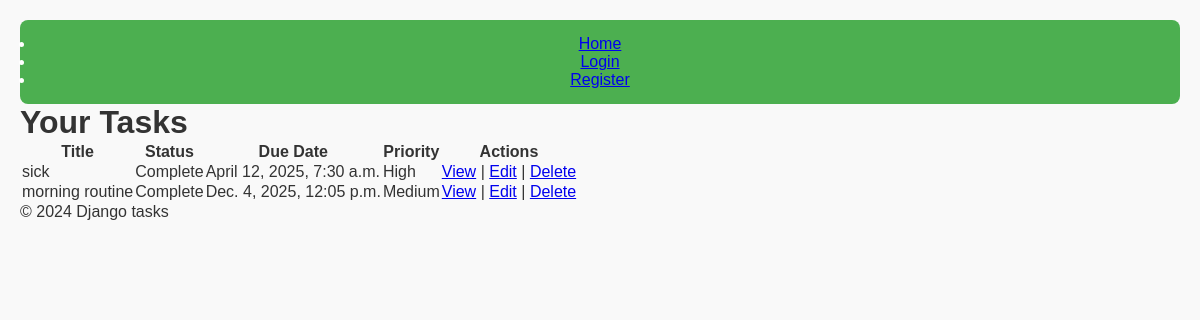
The page /tasks/ (signed in) on the database as committed earlier.
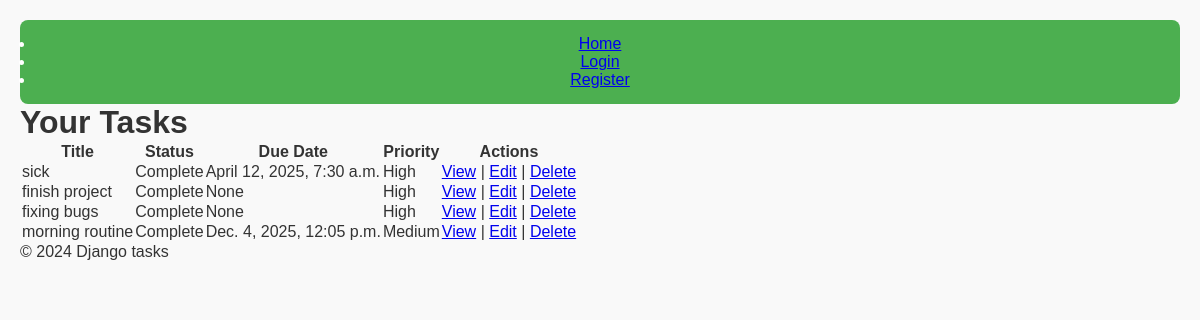
The same page on the database as committed later.
### tasks/models.py (models this page shows, shortened)
class Task(models.Model):
    PRIORITY_CHOICES = [
        ('LOW', 'Low'),
        ('MEDIUM', 'Medium'),
        ('HIGH', 'High'),
    ]
    STATUS_CHOICES = [
        ('COMPLETE', 'Complete'),
        ('INCOMPLETE', 'Incomplete'),
    ]
    title = models.CharField(max_length=200)
    description = models.TextField(blank=True, null=True)
    status = models.CharField(max_length=10,choices= STATUS_CHOICES ,default='INCOMPLETE')
    due_date = models.DateTimeField(blank=True, null=True)
    priority = models.CharField(max_length=10,choices=PRIORITY_CHOICES,default='MEDIUM')
    user = models.ForeignKey( CustomUser, on_delete=models.CASCADE, related_name='tasks')
    created_at = models.DateTimeField(auto_now_add=True)
    updated_at = models.DateTimeField(auto_now=True)
    class Meta:
        ordering = ['priority','-due_date']  #tasks first by priority then date due
    def status_display(self):
        return "Complete" if self.status else "Incomplete"

### tasks/views.py (the view)
# urls.py: path('', task_list, name='task_list'),
@login_required
def task_list(request):                           #list all created tasks
    tasks = Task.objects.filter(user=request.user)# Filter tasks for the logged-in user
    return render(request, 'tasks/task_list.html', {'tasks': tasks})

### tasks/authentications.py (called while the page is built)
    def get_user(self, user_id):
        User = get_user_model()
        try:
            return User.objects.get(pk=user_id)  # Retrieve user by ID
        except User.DoesNotExist:
            return None                          # Return None if the user is not found

### tasks/templates/tasks/task_list.html
{% extends 'tasks/base.html' %}
{% block content %}
  <h1>Your Tasks</h1>
  <table>
    <thead>
      <tr>
        <th>Title</th>
        <th>Status</th>
        <th>Due Date</th>
        <th>Priority</th>
        <th>Actions</th>
      </tr>
    </thead>
    <tbody>
      {% for task in tasks %}
        <tr>
          <td>{{ task.title }}</td>
          <td>{{ task.status_display }}</td>
          <td>{{ task.due_date }}</td>
          <td>{{ task.get_priority_display }}</td>
          <td>
            <a href="{% url 'task_detail' task.pk %}">View</a> |
            <a href="{% url 'task_update' task.pk %}">Edit</a> |
            <a href="{% url 'task_delete' task.pk %}">Delete</a>
          </td>
        </tr>
      {% empty %}
        <tr>
          <td colspan="5">No tasks available.</td>
        </tr>
      {% endfor %}
    </tbody>
  </table>
{% endblock %}

### tasks/templates/tasks/base.html (shortened to what this page needs)
<!DOCTYPE html>
<html lang="en">
<head>
    {% load static %}
    <link rel="stylesheet" type="text/css" href="{% static 'css/tasks.css' %}">
</head>
<body>
    <header>
        <nav>
            <ul>
                <li><a href="{% url 'home' %}">Home</a></li>
                <li><a href="{% url 'login' %}">Login</a></li>
                <li><a href="{% url 'register' %}">Register</a></li>
            </ul>
        </nav>
    </header>
    <div class="content">
        {% block content %}
        {% endblock %}
    </div>
    <footer>
        <p>&copy; 2024 Django tasks</p>
    </footer>
</body>
</html>

### static/css/tasks.css (style rules this page uses)
* { margin: 0; padding: 0; box-sizing: border-box; }
body { font-family: Arial, sans-serif; background-color: #f9f9f9; color: #333; padding: 20px; }
header { background-color: #4CAF50; color: white; padding: 15px; text-align: center; border-radius: 8px; }

Rows that differ between the two databases and show on the page:
added Task: title "finish project", status_display "Complete", due_date "None", priority "High"
added Task: title "fixing bugs", status_display "Complete", due_date "None", priority "High"
